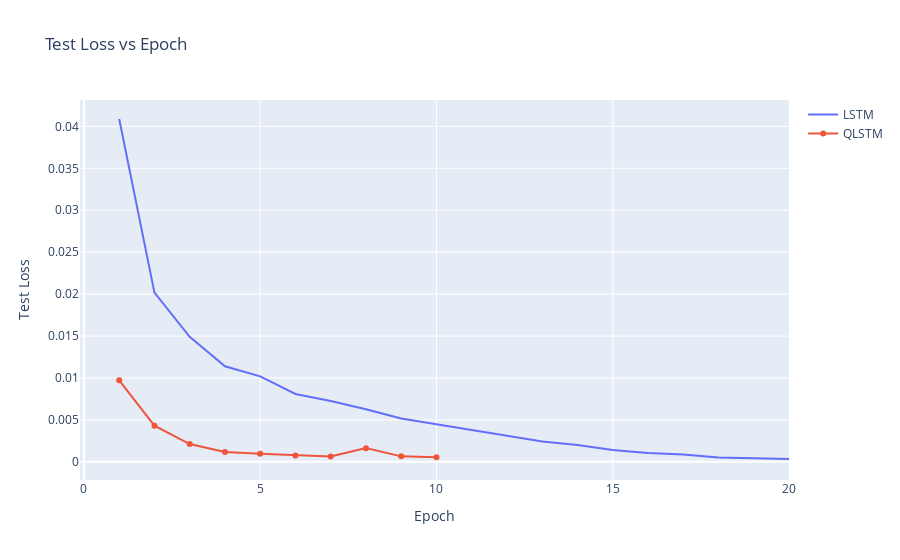

The cell this chart's notebook holds for it:
### Code cell
classical_trace = go.Scatter(x=list(range(1, 21)), y=classical_loss_test, name='LSTM')
quantum_trace = go.Scatter(x=list(range(1, 11)), y=quantum_loss_test, name='QLSTM')
data = [classical_trace, quantum_trace]
layout = go.Layout(title='Test Loss vs Epoch', xaxis_title='Epoch', yaxis_title='Test Loss')
fig = go.Figure(data=data, layout=layout)
fig.show()

### Figure 1 — Plotly figure (JSON) as saved in the notebook; plotly's stock layout.template omitted (floating-point values rounded to 4 significant figures)
{"data": [{"name": "LSTM", "type": "scatter", "x": [1, 2, 3, 4, 5, 6, 7, 8, 9, 10, 11, 12, 13, 14, 15, 16, 17, 18, 19, 20], "y": [0.04088, 0.02018, 0.01491, 0.0114, 0.01019, 0.008095, 0.00725, 0.006277, 0.005183, 0.004477, 0.003823, 0.003149, 0.002433, 0.002019, 0.001414, 0.001071, 0.0008809, 0.0005115, 0.0004602, 0.0003543, 0.000359]}, {"name": "QLSTM", "type": "scatter", "x": [1, 2, 3, 4, 5, 6, 7, 8, 9, 10], "y": [0.009724, 0.004312, 0.002121, 0.001184, 0.0009537, 0.0007682, 0.0006387, 0.001637, 0.000658, 0.000551, 0.0004538]}], "layout": {"title": {"text": "Test Loss vs Epoch"}, "xaxis": {"title": {"text": "Epoch"}}, "yaxis": {"title": {"text": "Test Loss"}}}}
